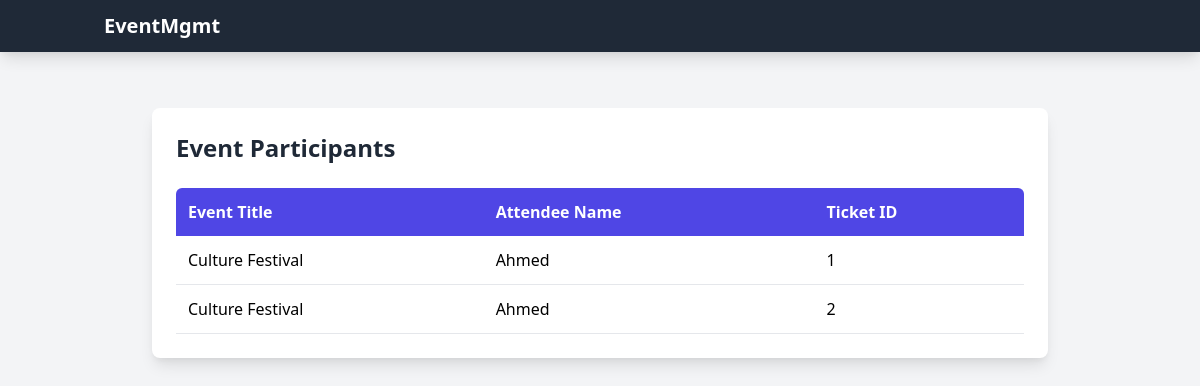
/participants/1, run on the app's committed database.
### tables this page shows
CREATE TABLE Ticket (
    ticket_id INTEGER PRIMARY KEY AUTOINCREMENT,
    event_id INTEGER NOT NULL,
    attendee_id INTEGER NOT NULL,
    purchase_date DATE NOT NULL,
    status TEXT CHECK(status IN ('active', 'cancelled')) DEFAULT 'active',
    FOREIGN KEY (event_id) REFERENCES Event(event_id),
    FOREIGN KEY (attendee_id) REFERENCES User(user_id)
);

CREATE TABLE Event (
    event_id INTEGER PRIMARY KEY AUTOINCREMENT,
    title TEXT NOT NULL,
    description TEXT,
    date DATE NOT NULL,
    location TEXT NOT NULL,
    organizer_id INTEGER NOT NULL,
    venue_id INTEGER NOT NULL,
    FOREIGN KEY (organizer_id) REFERENCES User(user_id),
    FOREIGN KEY (venue_id) REFERENCES Venue(venue_id)
);

CREATE TABLE User (
    user_id INTEGER PRIMARY KEY AUTOINCREMENT,
    name TEXT NOT NULL,
    email TEXT UNIQUE NOT NULL,
    password TEXT NOT NULL,
    role TEXT CHECK(role IN ('admin', 'organizer', 'attendee')) NOT NULL
);

### app.py (the view)
@app.route('/participants/<int:event_id>')
def participants(event_id):
    db = get_db()
    participants = db.execute(
        "SELECT * FROM EventParticipants WHERE event_id=?", (event_id,)
    ).fetchall()
    return render_template('participants.html', participants=participants)

### app.py (called while the page is built)
def get_db():
    db = getattr(g, '_database', None)
    if db is None:
        db = g._database = sqlite3.connect(DATABASE)
        db.row_factory = sqlite3.Row
    return db

@app.teardown_appcontext
def close_connection(exception):
    db = getattr(g, '_database', None)
    if db is not None:
        db.close()

### templates/participants.html
{% extends 'base.html' %}
{% block content %}
<div class="container mx-auto px-4 py-8">
    <div class="max-w-4xl mx-auto bg-white p-6 rounded-lg shadow-lg">
        <h3 class="text-2xl font-bold text-gray-800 mb-6">Event Participants</h3>
        <div class="overflow-x-auto">
            <table class="w-full text-left">
                <thead>
                    <tr class="bg-indigo-600 text-white">
                        <th class="p-3 rounded-tl-md">Event Title</th>
                        <th class="p-3">Attendee Name</th>
                        <th class="p-3 rounded-tr-md">Ticket ID</th>
                    </tr>
                </thead>
                <tbody x-data="{ openRows: [] }" x-init="openRows = new Array({{ participants | length }}).fill(false)">
                    {% for p in participants %}
                        <tr class="border-b border-gray-200 hover:bg-gray-50 transition duration-200">
                            <td class="p-3">{{ p.title }}</td>
                            <td class="p-3">{{ p.attendee_name }}</td>
                            <td class="p-3">{{ p.ticket_id }}</td>
                        </tr>
                    {% endfor %}
                </tbody>
            </table>
        </div>
    </div>
</div>
{% set participants = [
    {'title': 'Tech Conference 2025', 'attendee_name': 'John Doe', 'ticket_id': 'TCKT-001'},
    {'title': 'Tech Conference 2025', 'attendee_name': 'Alice Smith', 'ticket_id': 'TCKT-002'},
    {'title': 'Music Festival', 'attendee_name': 'Robert Wilson', 'ticket_id': 'TCKT-003'},
    {'title': 'Art Exhibition', 'attendee_name': 'Emma Brown', 'ticket_id': 'TCKT-004'}
] %}
{% endblock %}

### data on the page
Ticket: title "Culture Festival", attendee_name "Ahmed", ticket_id "1"
Ticket: title "Culture Festival", attendee_name "Ahmed", ticket_id "2"
